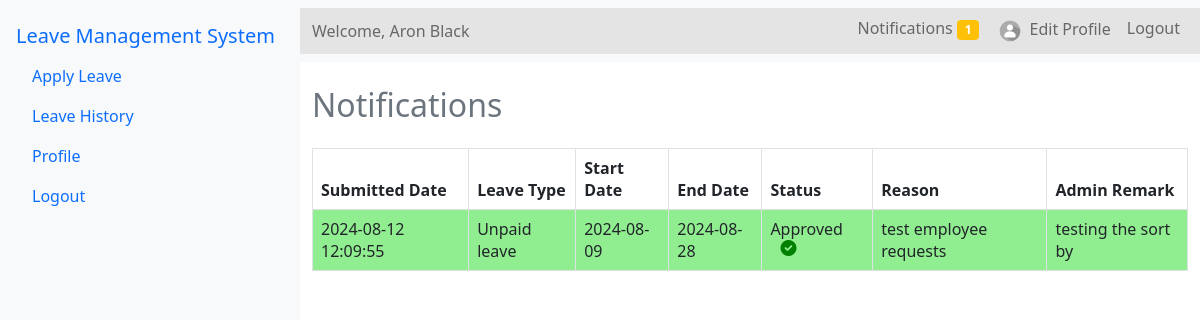
The app's page /Source/employee/notification.php (signed in) with its own data.
### tables this page shows
CREATE TABLE `employees` (
  `E_id` int(11) NOT NULL,
  `E_name` varchar(100) NOT NULL,
  `E_email` varchar(100) NOT NULL,
  `E_department` varchar(100) NOT NULL,
  `E_password` varchar(110) NOT NULL
);

CREATE TABLE `leave_list` (
  `E_id` int(11) NOT NULL,
  `leave_id` int(11) NOT NULL,
  `E_name` varchar(100) NOT NULL,
  `Leave_type` varchar(100) NOT NULL,
  `Start` varchar(100) NOT NULL,
  `End` varchar(100) NOT NULL,
  `Status` varchar(100) NOT NULL,
  `Comment` varchar(1000) NOT NULL,
  `A_id` int(11) NOT NULL,
  `a_remark` varchar(1000) NOT NULL,
  `seen` int(11) NOT NULL,
  `submission_date` datetime DEFAULT current_timestamp()
);

### Source/employee/notification.php (the view, shortened to what this page needs)
<?php
include '../config.php';
$email = $_SESSION['email'];
$stml = $conn->prepare("SELECT E_id, E_name FROM employees WHERE E_email = ?");
$stml->bind_param("s", $email);
$stml->execute();
$stml->store_result();
$stml->bind_result($id, $name);
$notification_query = "SELECT COUNT(*) as count FROM leave_list WHERE E_id = ? AND seen = 0";
$notification_stml = $conn->prepare($notification_query);
$notification_stml->bind_param("s", $id);
$notification_stml->execute();
$notification_result = $notification_stml->get_result();
$notification_row = $notification_result->fetch_assoc();
$notification_count = $notification_row['count'];
$status_changed_query = "SELECT * FROM leave_list WHERE E_id = ? AND seen = 0";
$status_changed_stml = $conn->prepare($status_changed_query);
$status_changed_stml->bind_param("s", $id);
$status_changed_stml->execute();
$status_changed_result = $status_changed_stml->get_result();
?>
<!DOCTYPE html>
<html lang="en">
<head>
    <link rel="stylesheet" href="../bootstrap-5.0.2-dist/css/bootstrap.min.css">
    <link rel="stylesheet" href="../css/e-dashboard.css">
    <link rel="stylesheet" href="https://cdnjs.cloudflare.com/ajax/libs/font-awesome/6.0.0-beta3/css/all.min.css">
</head>
<body>
<div class="d-flex">
    <nav class="nav flex-column bg-light p-3" style="width: 300px; height: 100vh;">
        <a class="navbar-brand" href="#">Leave Management System</a>
        <a class="nav-link" href="e-dashboard.php">Apply Leave</a>
        <a class="nav-link" href="leave-history.php">Leave History</a>
        <a class="nav-link" href="edit-profile.php">Profile</a>
        <a class="nav-link" href="logout.php" onclick="return confirmLogout();">Logout</a>
    </nav>
    <div class="flex-grow-1">
        <nav class="navbar navbar-expand-lg navbar-light bg-light">
            <div class="container-fluid">
                <span class="navbar-text">Welcome, <?php echo htmlspecialchars($name); ?></span>
                <div class="collapse navbar-collapse" id="navbarNavDropdown">
                    <ul class="navbar-nav ms-auto">
                        <li class="nav-item">
                            <a class="nav-link" href="notification.php">
                                Notifications
                                <?php if ($notification_count > 0): ?>
                                    <span class="badge bg-warning"><?php echo $notification_count; ?></span>
                                <?php endif; ?>
                            </a>
                        </li>
                        <li class="nav-item">
                            <a class="nav-link" href="edit-profile.php">
                                <img src="../img/profile_icon.png" alt="Profile Icon" style="width: 30px; height: 30px;"> Edit Profile
                            </a>
                        </li>
                        <li class="nav-item">
                            <a class="nav-link" href="logout.php" onclick="return confirmLogout();">Logout</a>
                        </li>
                    </ul>
                </div>
            </div>
        </nav>
        <div class="container mt-4">
            <?php if ($status_changed_result->num_rows > 0): ?>
                <h2 class="text-secondary">Notifications</h2>
                <table class="table table-bordered mt-4">
                    <thead>
                        <tr>
                            <th>Submitted Date</th>
                            <th>Leave Type</th>
                            <th>Start Date</th>
                            <th>End Date</th>
                            <th>Status</th>
                            <th>Reason</th>
                            <th>Admin Remark</th>
                        </tr>
                    </thead>
                    <tbody>
                    <?php while ($row = $status_changed_result->fetch_assoc()): ?>
        <tr style="
            <?php if ($row['Status'] == 'Pending'): ?>
                background-color: yellow;
            <?php elseif ($row['Status'] == 'Approved'): ?>
                background-color: lightgreen;
            <?php elseif ($row['Status'] == 'Declined'): ?>
                background-color: lightcoral;
            <?php endif; ?>
        ">
            <td><?php echo htmlspecialchars($row['submission_date']); ?></td>
            <td><?php echo htmlspecialchars($row['Leave_type']); ?></td>
            <td><?php echo htmlspecialchars($row['Start']); ?></td>
            <td><?php echo htmlspecialchars($row['End']); ?></td>
            <td>
                <?php
                    echo htmlspecialchars($row['Status']);
                    if ($row['Status'] == 'Pending') {
                        echo '<i style="color: orange; margin-left: 24px;" class="fas fa-hourglass-start status-icon status-pending"></i>';
                    } elseif ($row['Status'] == 'Approved') {
                        echo '<i style="color: green; margin-left: 10px;" class="fas fa-check-circle status-icon status-approved"></i>';
                    } elseif ($row['Status'] == 'Declined') {
                        echo '<i style="color: red; margin-left: 18px;" class="fas fa-times-circle status-icon status-declined"></i>';
                    }
                ?>
            </td>
            <td><?php echo htmlspecialchars($row['Comment']); ?></td>
            <td><?php echo htmlspecialchars($row['a_remark']); ?></td>
        </tr>
    <?php endwhile; ?>
                    </tbody>
                </table>
            <?php else: ?>
                <p>No New Messages.</p>
            <?php endif; ?>
        </div>
    </div>
</div>
</body>
</html>

### Source/css/e-dashboard.css (style rules this page uses)
.container-fluid { background-color: rgb(228, 228, 228); }

### records on screen
employees: E_name "Aron Black"
leave_list: submission_date "2024-08-12 12:09:55", Leave_type "Unpaid leave", Start "2024-08-09", End "2024-08-28", Status "Approved", Comment "test employee requests", a_remark "testing the sort by"

### other values on screen
$notification_count "1"
